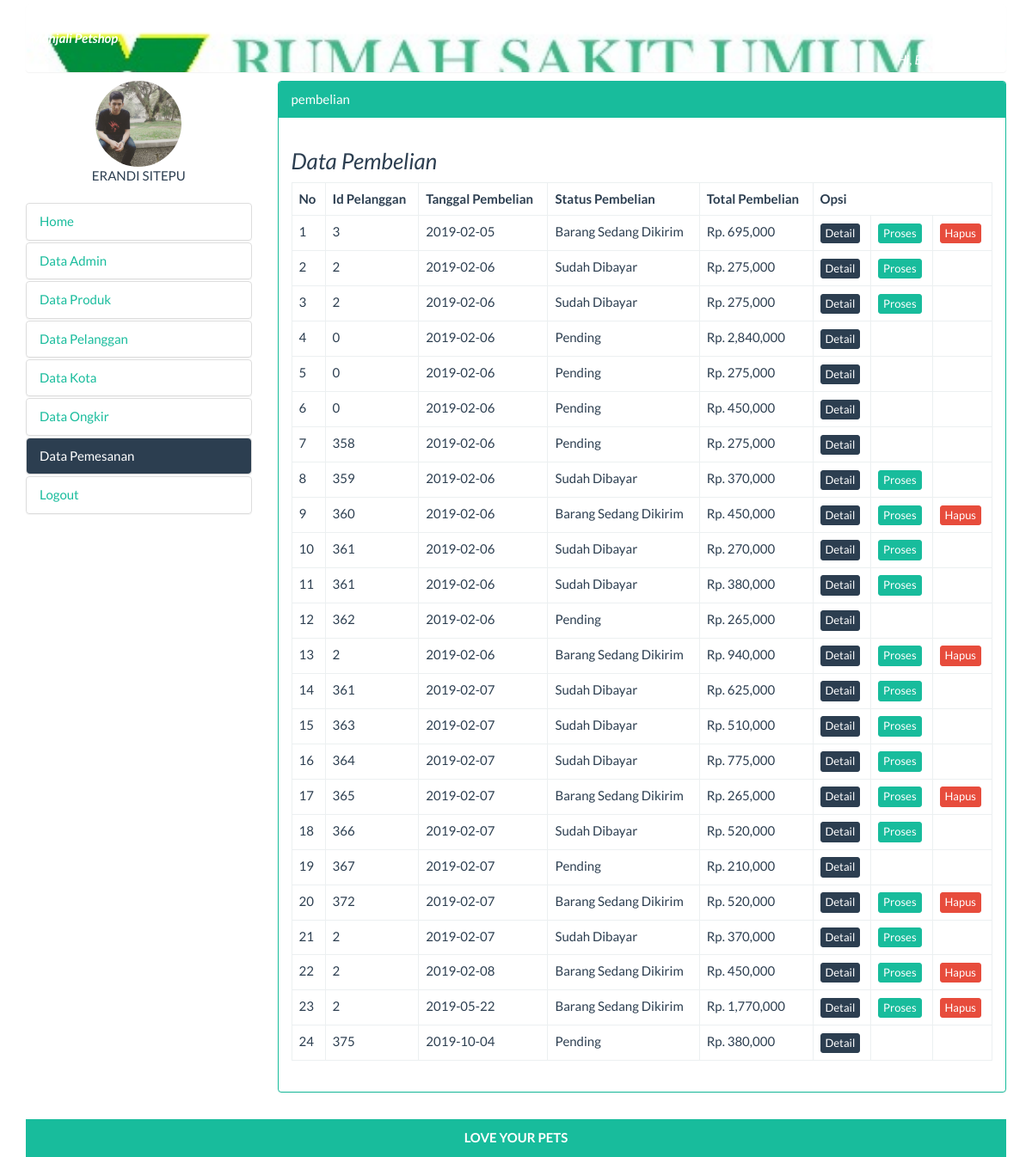
Screenshot of /views/admin/index.php?page=pembelian (signed in) with the database file from the repository.
### tables this page shows
CREATE TABLE `tbl_pembeli` (
  `id_pembelian` int(11) NOT NULL,
  `id_pelanggan` int(11) NOT NULL,
  `id_ongkir` int(11) NOT NULL,
  `tanggal_pembelian` date NOT NULL,
  `total_pembelian` int(11) NOT NULL,
  `status_pembelian` varchar(40) NOT NULL DEFAULT 'Pending'
);

### views/admin/pembelian/view.php (the view, shortened to what this page needs)
<?php
	include "../koneksi.php";
?>
<table  class="table table-bordered">
	<tr>
		<th>No</th>
		<th>Id Pelanggan</th>
		<th>Tanggal Pembelian</th>
		<th>Status Pembelian</th>
		<th>Total Pembelian</th>
		<th colspan='3'>Opsi</th>
	</tr>
<?php
	$no=1;
		echo "<h3><i>Data Pembelian </i></h3>";
	$sql = mysqli_query($koneksi, "SELECT * from tbl_pembeli");
	while ($tampil = mysqli_fetch_array($sql)) {
		$id_pembelian=$tampil['id_pembelian'];
		?>
			<tr>
				<td>
					<?php echo $no; ?>
				</td>
				<td>
					<?php echo $tampil['id_pelanggan']; ?>
				</td>
				<td>
					<?php echo $tampil['tanggal_pembelian']; ?>
				</td>
				<td>
					<?php echo $tampil['status_pembelian']; ?>
				</td>
				<td>Rp.
					<?php echo number_format($tampil['total_pembelian']); ?>
				</td>
				<td>
					<a href="?page=pembelian&op=nota&id=<?php echo $id_pembelian ?>" class="btn btn-primary btn-xs">Detail</a>
				</td>
				<td>
					<?php if($tampil['status_pembelian']=="Sudah Dibayar" OR $tampil['status_pembelian']=="Batal" OR $tampil['status_pembelian']=="Barang Sedang Dikirim"){?>
					<a href="?page=pembelian&op=pembayaran&id=<?php echo $id_pembelian ?>" class="btn btn-success btn-xs">Proses</a>
					<?php }?>
				</td>
				<td>
					<?php if($tampil['status_pembelian']=="Batal" OR $tampil['status_pembelian']=="Barang Sedang Dikirim"){?>
					<a href="?page=pembelian&op=hapus&id=<?php echo $id_pembelian ?>" class="btn btn-danger btn-xs">Hapus</a>
					<?php }?>
				</td>
			</tr>
		<?php $no++;
	}
?>
</table>

### views/admin/index.php (shortened to what this page needs)
<?php
	include "../../conf/db.php";
	$username=$_SESSION['ses_username'];
?>
<!DOCTYPE html>
<html>
	<head>
		<link href="../../assets/bootstrap/css/bootstrap.css" rel="stylesheet">
		<link href="../../assets/bootstrap/css/style.css" rel="stylesheet">
	</head>
	<body>
		<div class="container">
			<div class="top">
			<?php
			$sql = mysqli_query($koneksi,"SELECT * FROM tbl_admin WHERE username='$username'");
			while ($tampil = mysqli_fetch_assoc($sql)) {
				$foto=$tampil['foto'];
				$nama=$tampil['nama'];}
			?>
				<div class="row">
					<div class="col-sm-12">
						<div class="brand-2">
							<span class="h5"><i><b>Monjali Petshop</b></i><div style='text-align:right'><i>Hi, <?php echo $nama; ?></i></div></span>
						</div>
					</div>
				</div>
			</div>
			<div class="row">
				<div class="col-sm-3">
					<ul class="nav nav-pills nav-stacked">
					<div  style='text-align:center'><img src="../../uploads/<?php echo $foto ?>" width="100px"height="100px" class='img-circle'><?php echo '</br>',$nama,'</br>';?><br></div>
						<li class="<?php if($_GET['page']==""){echo "active";} ?>"><a href="index.php">Home</a></li>
						<li class="<?php if($_GET['page']=="admin"){echo "active";} ?>"><a href="?page=admin">Data Admin</a></li>
						<li class="<?php if($_GET['page']=="produk"){echo "active";} ?>"><a href="?page=produk"> Data Produk </a></li>
						<li class="<?php if($_GET['page']=="pelanggan"){echo "active";} ?>"><a href="?page=pelanggan">Data Pelanggan</a></li>
						<li class="<?php if($_GET['page']=="kota"){echo "active";} ?>"><a href="?page=kota">Data Kota</a></li>
						<li class="<?php if($_GET['page']=="ongkir"){echo "active";} ?>"><a href="?page=ongkir">Data Ongkir</a></li>
						<li class="<?php if($_GET['page']=="pembelian"){echo "active";} ?>"><a href="?page=pembelian">Data Pemesanan</a></li>
						<li class="<?php if($_GET['page']=="logout"){echo "active";} ?>"><a href="?page=logout">Logout</a></li>
					</ul>
				</div>
				<div class="col-sm-9">
					<div class="panel panel-success">
						<div class="panel-heading"><?php echo $_GET['page'];?></div>
						<div class="panel-body">
							<?php
								switch ($_GET['page']){
									case 'pembelian': include"pembelian/index.php"; break;
								}
							?>
						</div>
					</div>
				</div>
			</div>
				<div class="row">
				<div class="col-sm-12">
			<div class="boottom">
					<b>LOVE YOUR PETS</b>
				</div>
				</div>
			</div>
		</div>
	</body>
</html>

### views/admin/pembelian/index.php (shortened to what this page needs)
<?php
	switch ($_GET['op']){
		default :			include "view.php";		break;
	}
?>

### rows the page displays
tbl_pembeli: id_pelanggan "3", tanggal_pembelian "2019-02-05", status_pembelian "Barang Sedang Dikirim", total_pembelian "695,000"
tbl_pembeli: id_pelanggan "2", tanggal_pembelian "2019-02-06", status_pembelian "Sudah Dibayar", total_pembelian "275,000"
tbl_pembeli: id_pelanggan "2", tanggal_pembelian "2019-02-06", status_pembelian "Sudah Dibayar", total_pembelian "275,000"
tbl_pembeli: id_pelanggan "0", tanggal_pembelian "2019-02-06", status_pembelian "Pending", total_pembelian "2,840,000"
tbl_pembeli: id_pelanggan "0", tanggal_pembelian "2019-02-06", status_pembelian "Pending", total_pembelian "275,000"
tbl_pembeli: id_pelanggan "0", tanggal_pembelian "2019-02-06", status_pembelian "Pending", total_pembelian "450,000"
tbl_pembeli: id_pelanggan "358", tanggal_pembelian "2019-02-06", status_pembelian "Pending", total_pembelian "275,000"
tbl_pembeli: id_pelanggan "359", tanggal_pembelian "2019-02-06", status_pembelian "Sudah Dibayar", total_pembelian "370,000"
tbl_pembeli: id_pelanggan "360", tanggal_pembelian "2019-02-06", status_pembelian "Barang Sedang Dikirim", total_pembelian "450,000"
tbl_pembeli: id_pelanggan "361", tanggal_pembelian "2019-02-06", status_pembelian "Sudah Dibayar", total_pembelian "270,000"
tbl_pembeli: id_pelanggan "361", tanggal_pembelian "2019-02-06", status_pembelian "Sudah Dibayar", total_pembelian "380,000"
tbl_pembeli: id_pelanggan "362", tanggal_pembelian "2019-02-06", status_pembelian "Pending", total_pembelian "265,000"
tbl_pembeli: id_pelanggan "2", tanggal_pembelian "2019-02-06", status_pembelian "Barang Sedang Dikirim", total_pembelian "940,000"
tbl_pembeli: id_pelanggan "361", tanggal_pembelian "2019-02-07", status_pembelian "Sudah Dibayar", total_pembelian "625,000"
tbl_pembeli: id_pelanggan "363", tanggal_pembelian "2019-02-07", status_pembelian "Sudah Dibayar", total_pembelian "510,000"
tbl_pembeli: id_pelanggan "364", tanggal_pembelian "2019-02-07", status_pembelian "Sudah Dibayar", total_pembelian "775,000"
tbl_pembeli: id_pelanggan "365", tanggal_pembelian "2019-02-07", status_pembelian "Barang Sedang Dikirim", total_pembelian "265,000"
tbl_pembeli: id_pelanggan "366", tanggal_pembelian "2019-02-07", status_pembelian "Sudah Dibayar", total_pembelian "520,000"
tbl_pembeli: id_pelanggan "367", tanggal_pembelian "2019-02-07", status_pembelian "Pending", total_pembelian "210,000"
tbl_pembeli: id_pelanggan "372", tanggal_pembelian "2019-02-07", status_pembelian "Barang Sedang Dikirim", total_pembelian "520,000"
tbl_pembeli: id_pelanggan "2", tanggal_pembelian "2019-02-07", status_pembelian "Sudah Dibayar", total_pembelian "370,000"
tbl_pembeli: id_pelanggan "2", tanggal_pembelian "2019-02-08", status_pembelian "Barang Sedang Dikirim", total_pembelian "450,000"
tbl_pembeli: id_pelanggan "2", tanggal_pembelian "2019-05-22", status_pembelian "Barang Sedang Dikirim", total_pembelian "1,770,000"
tbl_pembeli: id_pelanggan "375", tanggal_pembelian "2019-10-04", status_pembelian "Pending", total_pembelian "380,000"

### other values shown
$nama "ERANDI SITEPU"
$_GET['page'] "pembelian"
